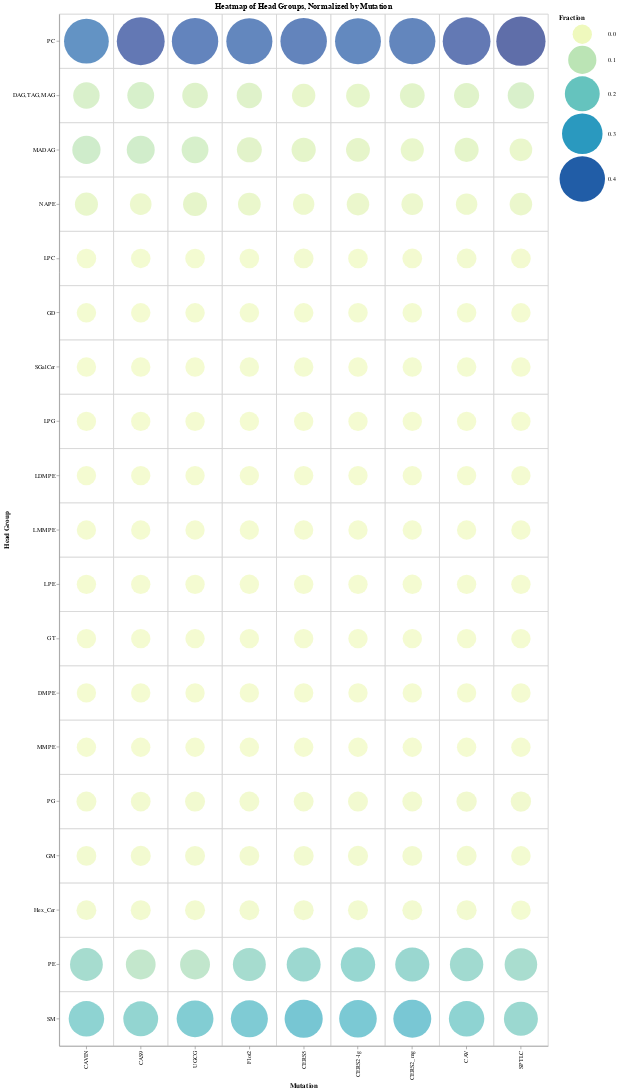

Source (notebook cell):
### Code cell
functions.bubble_heatmap(hmap, df_h, var_type='nominal', title='Heatmap of Head Groups, Normalized by Mutation')

### Figure 1 — Vega-Lite specification as saved in the notebook (floating-point values rounded to 4 significant figures; data arrays with more than 128 entries replaced by an {"elided": "..."} marker saying what was removed)
{"config": {"view": {"continuousWidth": 300, "continuousHeight": 300}, "background": "white"}, "layer": [{"mark": {"type": "rect", "fill": null, "stroke": "lightgray"}, "encoding": {"x": {"field": "Mutation", "sort": null, "type": "nominal"}, "y": {"field": "Head Group 2", "sort": null, "type": "nominal"}}, "title": "Heatmap of Head Groups, Normalized by Mutation"}, {"mark": {"type": "circle"}, "encoding": {"color": {"field": "Fraction", "scale": {"scheme": "yellowgreenblue", "domain": [0.0, 0.4863]}, "type": "quantitative"}, "size": {"field": "Fraction", "scale": {"domain": [0.0, 0.4863], "domainMid": 0, "range": [1000, 6500]}, "type": "quantitative"}, "tooltip": [{"field": "Mutation", "type": "nominal"}, {"field": "Head Group 2", "type": "nominal"}, {"field": "Fraction", "type": "quantitative"}], "x": {"field": "Mutation", "sort": null, "type": "nominal"}, "y": {"field": "Head Group 2", "sort": null, "title": "Head Group", "type": "nominal"}}}], "data": {"name": "data-5c7a2c084b79dcd097f196d6f52e1e80"}, "height": 1689.0, "width": 800, "$schema": "https://vega.github.io/schema/vega-lite/v5.16.3.json", "datasets": {"data-5c7a2c084b79dcd097f196d6f52e1e80": {"elided": "171 records"}}}
